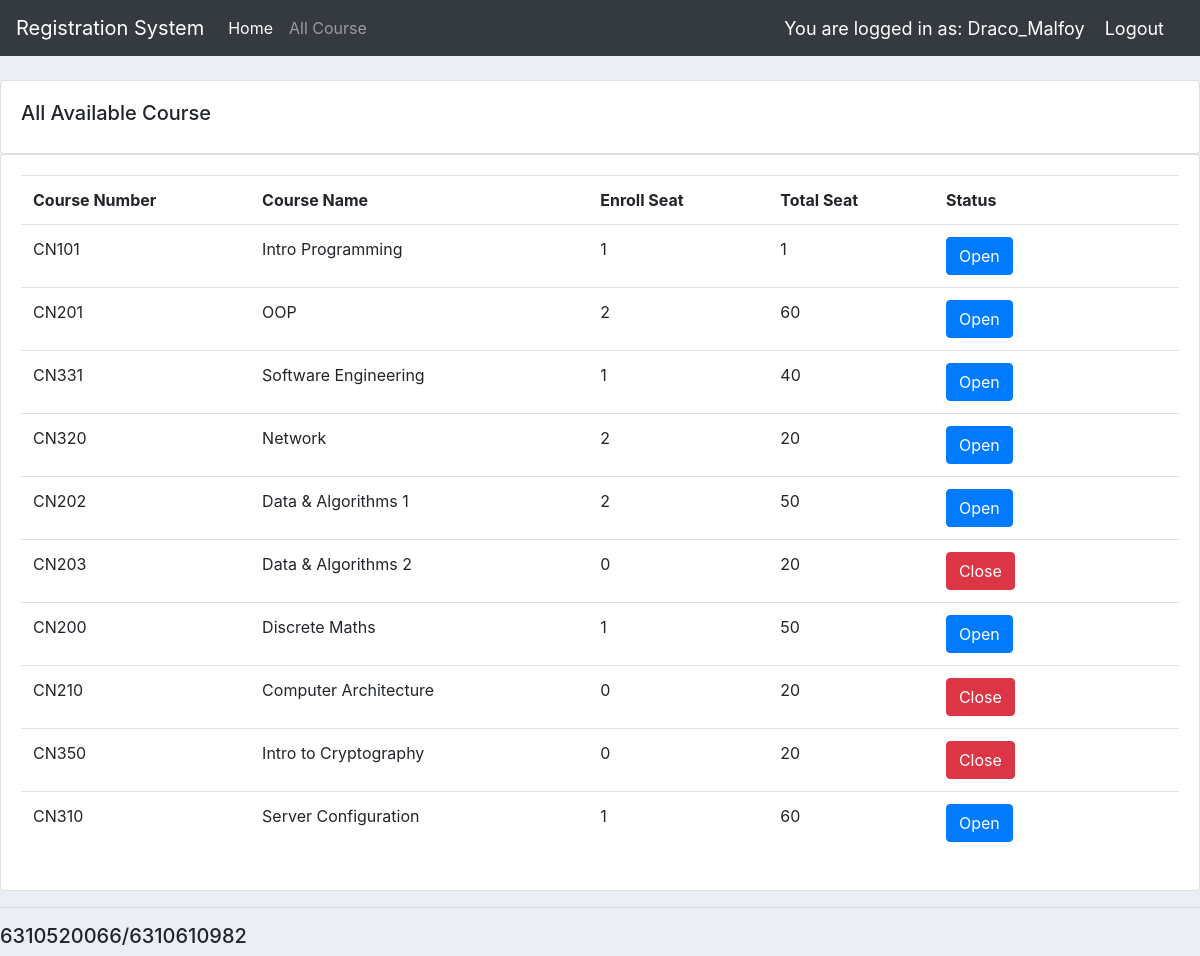
The app's page /all_course/ (signed in) with its own data.
### users/models.py (models this page shows, shortened)
class Course(models.Model):
    course_num = models.CharField(max_length=5)
    course_name = models.CharField(max_length=64)
    seat = models.IntegerField(null=True)
    maxSeat = models.IntegerField(null=True)
    semester = models.IntegerField(null=True)
    year = models.IntegerField(null=True)
    state = models.BooleanField(default=None)

### users/views.py (the view)
# urls.py: path('all_course/', views.all_course, name = "all_course"),
@login_required(login_url='login')
def all_course(request):
	raw_course = Course.objects.all()
	course = [model for model in (Course.objects.all().values())]
	for c in range(len(raw_course)):
		orders = Order.objects.filter(course=raw_course[c].id)
		course[c]["seat"] = (len(orders))
	return render(request, 'users/all_course.html', {'course': (course)}, )

### users/templates/users/all_course.html
{% extends 'users/main.html' %}
{% block content %}
        <br>
        <div class="row">
            <div class="col-md">
                <div class="card card-body">
                    <h5>All Available Course</h5>
                </div>
                <div class="card card-body">
                    <table class="table">
                        <tr>
                            <th width ="30">Course Number</th>
                            <th width ="60"></width>Course Name</th>
                            <th width ="30"></width>Enroll Seat</th>
                            <th width ="30"></width>Total Seat</th>
                            <th width ="30"></width>Status</th>
                        </tr>
                        {% for i in course %}
                            <tr>
                                <td>{{i.course_num}}</td>
                                <td>{{i.course_name}}</td>
                                <td>{{i.seat}}</td>
                                <td>{{i.maxSeat}}</td>
                                <td>
                                    {% if i.state %}
                                    <a><button id="enroll" class="btn btn-primary" type="submit">Open</button>
                                    {% else %}
                                    <a><button id="enroll" class="btn btn-danger" type="button">Close</button>
                                    {% endif %}
                                </td>
                            </tr>
                        {% endfor %}
                    </table>
                </div>
            </div>
        </div>
{% endblock %}

### users/templates/users/navbar.html (shortened to what this page needs)
  <nav class="navbar navbar-expand-lg navbar-dark bg-dark">
      <a class="navbar-brand" href="#">Registration System</a>
      <div class="collapse navbar-collapse" id="navbarNav">
        <ul class="navbar-nav">
          <li class="nav-item active">
            <a class="nav-link" href={% url 'home' %}>Home</a>
          </li>
          <li class="nav-item">
            <a class="nav-link" href={% url 'all_course' %}>All Course</a>
          </li>
        </ul>
      </div>
      <span class="hello-msg">You are logged in as: {{request.user}}  </span>
      <span ><a  class="hello-msg" href="{% url 'logout' %}">Logout</a></span>
    </nav>

### static/css/main.css (style rules this page uses)
body { background-color: #ebeff5; }

### users/templates/users/navbar.html (style rules this page uses)
.hello-msg { font-size: 18px; color: white; margin-right: 20px; }

### records on screen
Course: course_num "CN101", course_name "Intro Programming", seat "1", maxSeat "1", state "Open"
Course: course_num "CN201", course_name "OOP", seat "2", maxSeat "60", state "Open"
Course: course_num "CN331", course_name "Software Engineering", seat "1", maxSeat "40", state "Open"
Course: course_num "CN320", course_name "Network", seat "2", maxSeat "20", state "Open"
Course: course_num "CN202", course_name "Data & Algorithms 1", seat "2", maxSeat "50", state "Open"
Course: course_num "CN203", course_name "Data & Algorithms 2", seat "0", maxSeat "20", state "Close"
Course: course_num "CN200", course_name "Discrete Maths", seat "1", maxSeat "50", state "Open"
Course: course_num "CN210", course_name "Computer Architecture", seat "0", maxSeat "20", state "Close"
Course: course_num "CN350", course_name "Intro to Cryptography", seat "0", maxSeat "20", state "Close"
Course: course_num "CN310", course_name "Server Configuration", seat "1", maxSeat "60", state "Open"

### other values on screen
{{ request.user }} "Draco_Malfoy"
